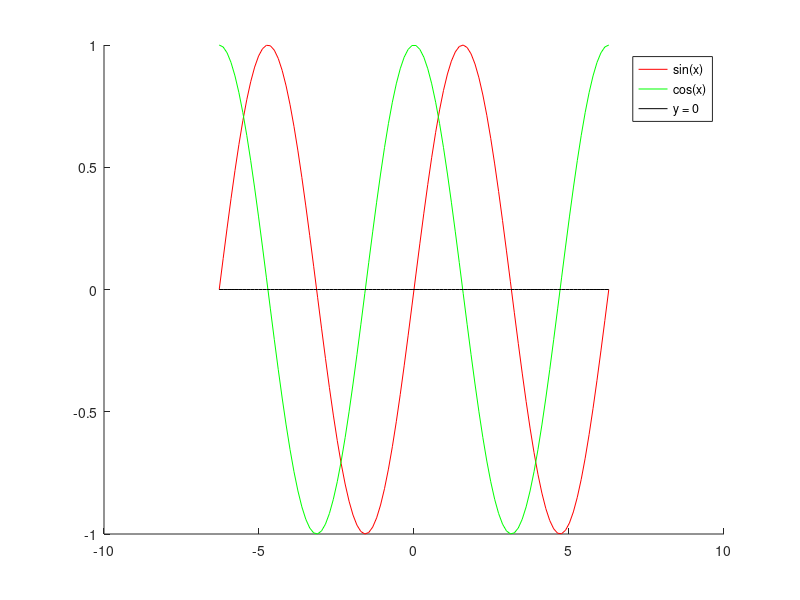

Here is the MATLAB script that generated this plot:
% Plot sin(x) in red, cos(x) in green and y = 0 in black with a legend.

x = linspace(-2 * pi, 2 * pi, 100);

hold on;
plot(x, sin(x), 'r');
plot(x, cos(x), 'g');
plot(x, zeros(length(x), 1), 'k');
legend('sin(x)', 'cos(x)', 'y = 0');
